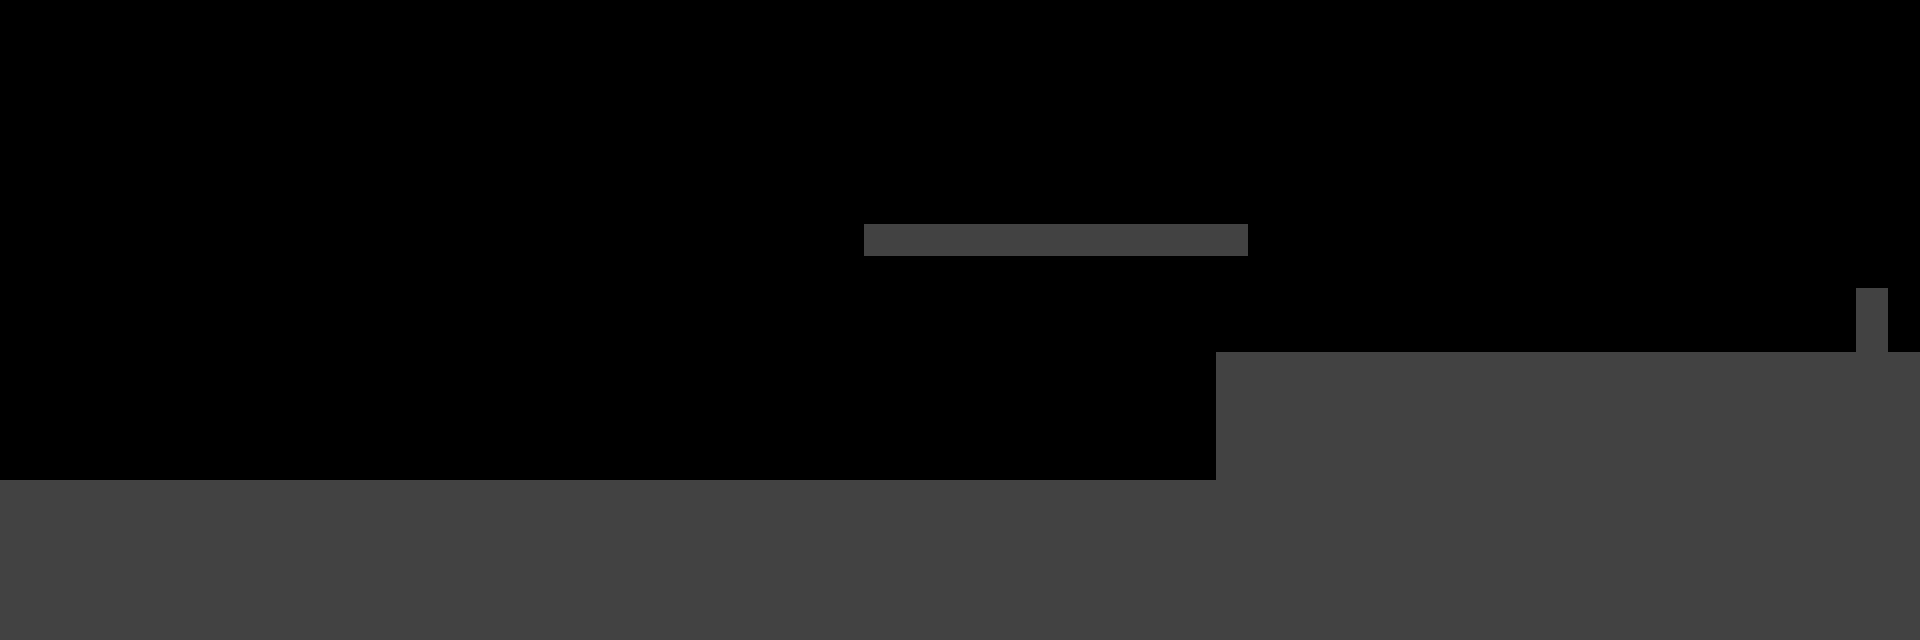

This game map was drawn from its Tiled (.tmx) file and the tilesets committed beside it. A one-line description and the trimmed map source follow:
An orthogonal 60x20 tile map with 32x32 px tiles, 1 tile layer (ground) and 8 objects (2x cube, platform, player, finish, enemy, ...).

<map version="1.0" orientation="orthogonal" renderorder="right-down" width="60" height="20" tilewidth="32" tileheight="32" nextobjectid="14">
 <tileset firstgid="1" name="03" tilewidth="32" tileheight="32">
  <image source="01.png" width="1568" height="640" />
 </tileset>
 <layer name="ground" width="60" height="20">
  <data>[1200 cells, 934 non-empty, 309 distinct tile ids]</data>
 </layer>
 <objectgroup name="physics">
  <object id="2" type="cube" x="0" y="482" width="1218" height="161" />
  <object id="3" type="cube" x="1218" y="356" width="704" height="287" />
  <object id="4" type="platform" x="865.333" y="224.833" width="382.667" height="32.6667" />
 </objectgroup>
 <objectgroup name="game">
  <object id="6" name="player" x="32" y="452" width="30" height="30" />
  <object id="7" name="finish" x="1854" y="320" width="32" height="30" />
  <object id="8" type="enemy" x="958" y="194" width="30" height="30" />
  <object id="9" type="pitfall" x="1408" y="320" width="32" height="32" />
  <object id="10" type="item" x="386" y="322" width="30" height="32" />
 </objectgroup>
</map>
